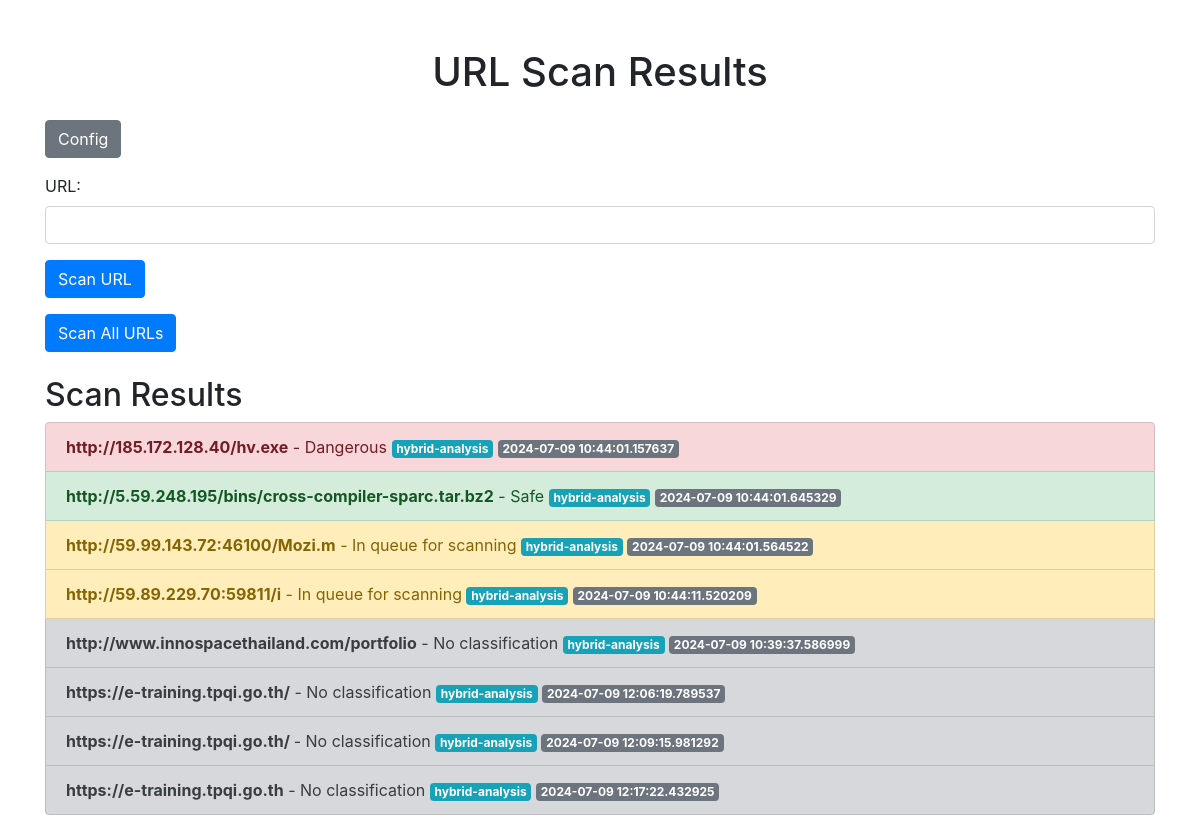
Before: / with the older database file.
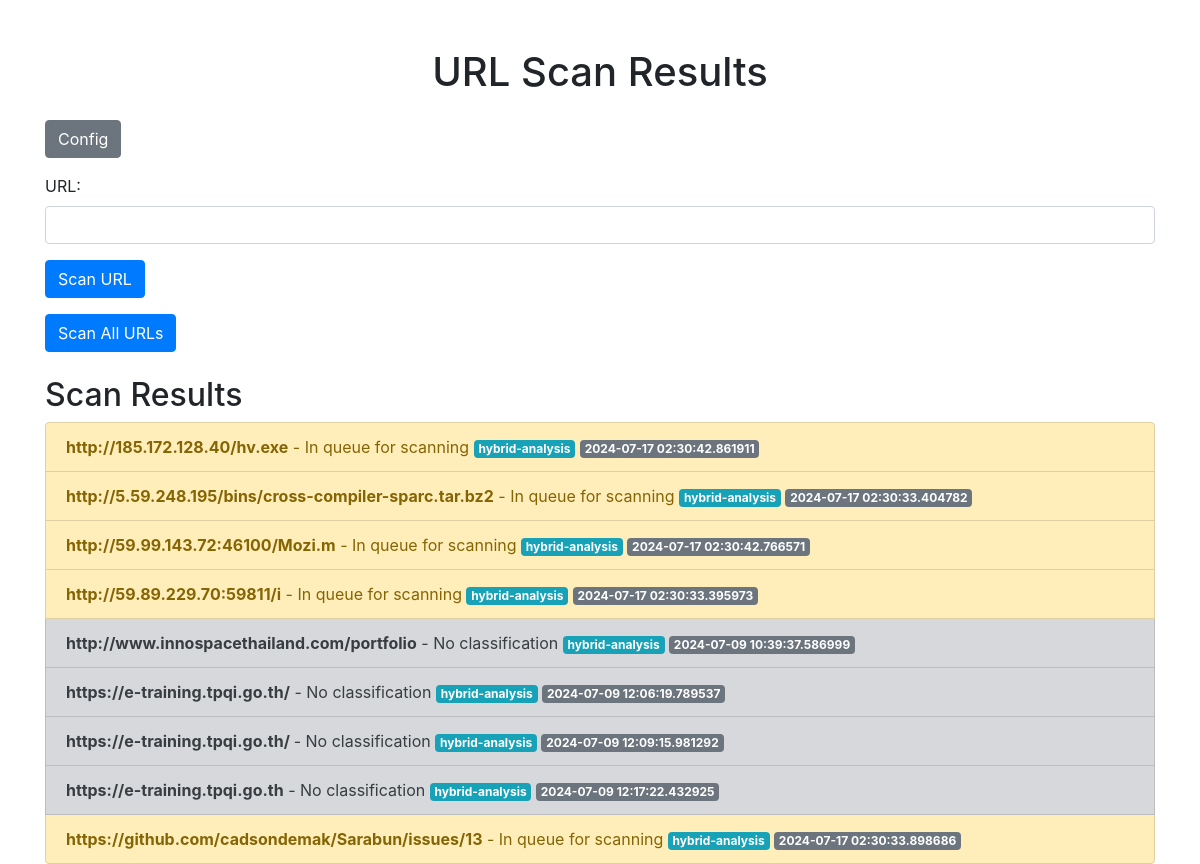
After: the same page with the newer database file.
### models.py (models this page shows)
class ScanRecord(Base):
    __tablename__ = 'scan_records'
    id = Column(Integer, primary_key=True)
    timestamp = Column(DateTime, default=datetime.utcnow)
    url = Column(String, nullable=False)
    status = Column(Enum('0', 'Dangerous', 'Safe', 'In queue for scanning', '-1', '1', 'No conclusive information', 'No classification'), default='0')
    scan_type = Column(String, nullable=False)
    result = Column(String, nullable=True)
    submission_type = Column(String, nullable=True)
    scan_id = Column(String, nullable=True)
    sha256 = Column(String, nullable=True)

### main.py (the view)
@app.route("/")
def index():
    scans = scan_records_session.query(ScanRecord).all()
    return render_template("index.html", scans=scans)

### templates/index.html (shortened to what this page needs)
<!DOCTYPE html>
<html>
<head>
    <link rel="stylesheet" href="https://stackpath.bootstrapcdn.com/bootstrap/4.5.2/css/bootstrap.min.css">
</head>
<body>
    <div class="container mt-5">
        <h1 class="text-center">URL Scan Results</h1>
        <a href="{{ url_for('config') }}" class="btn btn-secondary mt-3">Config</a>
        <form action="{{ url_for('scan_single_url') }}" method="post" class="mt-3">
            <div class="form-group">
                <label for="url">URL:</label>
                <input type="url" class="form-control" id="url" name="url" required>
            </div>
            <button type="submit" class="btn btn-primary">Scan URL</button>
        </form>
        <form action="{{ url_for('scan_urls') }}" method="post" class="mt-3">
            <button type="submit" id="scanButton" class="btn btn-primary">Scan All URLs</button>
        </form>
        <h2 class="mt-4">Scan Results</h2>
        <div id="scanResults" class="list-group mt-2">
            {% for scan in scans %}
                {% set status_class = 'secondary' %}
                {% if scan.status == 'Safe' %}
                    {% set status_class = 'success' %}
                {% elif scan.status == 'Dangerous' %}
                    {% set status_class = 'danger' %}
                {% elif scan.status == 'In queue for scanning' %}
                    {% set status_class = 'warning' %}
                {% elif scan.status == 'Scanning' %}
                    {% set status_class = 'info' %}
                {% endif %}
                <div class="list-group-item list-group-item-{{ status_class }}">
                    <strong>{{ scan.url }}</strong> - {{ scan.status }}
                    <span class="badge badge-info">{{ scan.scan_type }}</span>
                    <span class="badge badge-secondary">{{ scan.timestamp }}</span>
                </div>
            {% endfor %}
        </div>
    </div>
</body>
</html>

### templates/index.html (style rules this page uses)
#scanResults { max-height: 500px; overflow-y: auto; }

Changed rows visible on the page:
changed ScanRecord "http://185.172.128.40/hv.exe": status "Dangerous" → "In queue for scanning"; timestamp "2024-07-09 10:44:01.157637" → "2024-07-17 02:30:42.861911"
changed ScanRecord "http://5.59.248.195/bins/cross-compiler-sparc.tar.bz2": status "Safe" → "In queue for scanning"; timestamp "2024-07-09 10:44:01.645329" → "2024-07-17 02:30:33.404782"
changed ScanRecord "http://59.99.143.72:46100/Mozi.m": timestamp "2024-07-09 10:44:01.564522" → "2024-07-17 02:30:42.766571"
changed ScanRecord "http://59.89.229.70:59811/i": timestamp "2024-07-09 10:44:11.520209" → "2024-07-17 02:30:33.395973"
added ScanRecord: url "https://github.com/cadsondemak/Sarabun/issues/13", status "In queue for scanning", scan_type "hybrid-analysis", timestamp "2024-07-17 02:30:33.898686"
